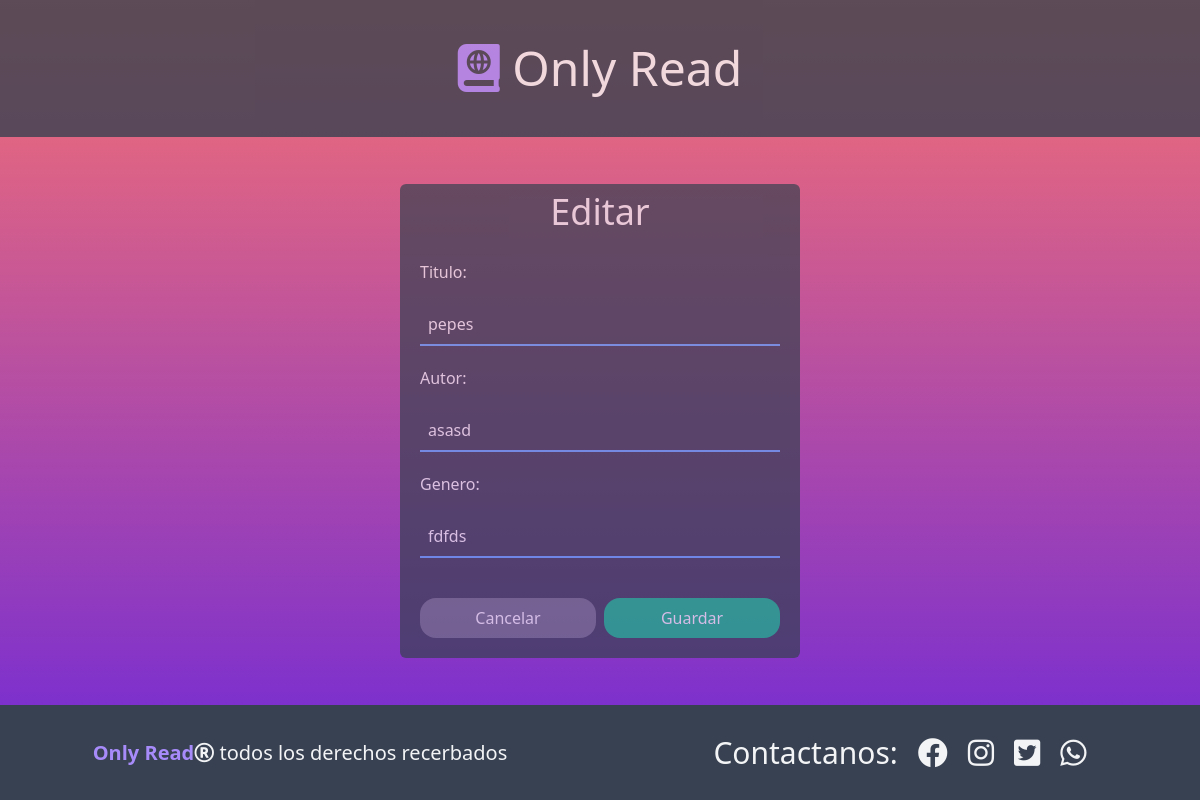
The app's page /libros/2/editar/, older data.
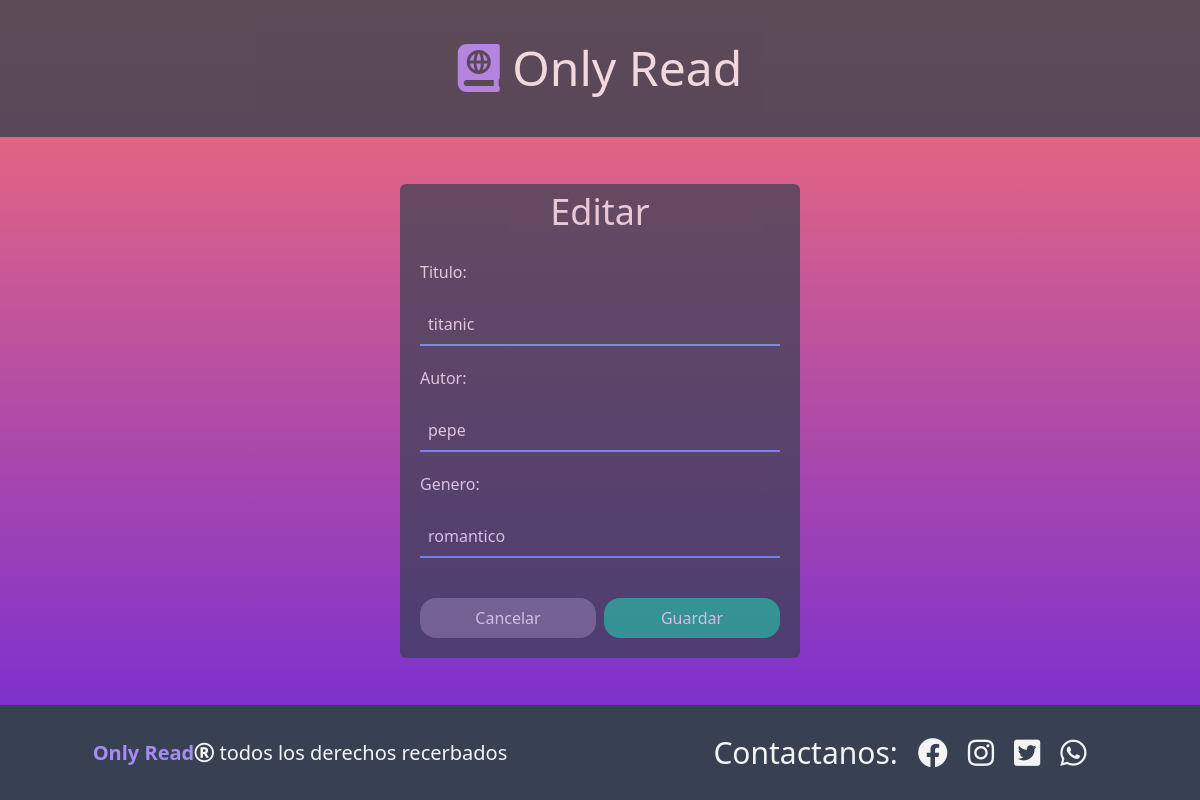
The same page, newer data.
### database_setup.py (models this page shows, shortened)
class Libro(Base):
    __tablename__ = 'libro'
    id = Column(Integer, primary_key=True)
    titulo = Column(String(250), nullable=False)
    autor = Column(String(250), nullable=False)
    genero = Column(String(250))

### app.py (the view)
@app.route("/libros/<int:libro_id>/editar/", methods=['GET', 'POST'])
def editarLibro(libro_id):
    libroEditado = session.query(Libro).filter_by(id=libro_id).one()
    if request.method == 'POST':
        if request.form['nombre'] and request.form['autor'] and request.form['genero']:
            libroEditado.titulo = request.form['nombre']
            libroEditado.autor = request.form['autor']
            libroEditado.genero = request.form['genero']
            session.commit()
            return redirect(url_for('mostrarLibros'))
    else:
        return render_template('editarLibro.html', libro=libroEditado)

### templates/editarLibro.html
{% extends 'main.html' %}
{% block content%}
<div class="flex w-full h-full">
    <div class="w-1/3 bg-gray-700 opacity-70 my-auto mx-auto rounded-md">
        <h2 class="text-gray-100 text-4xl text-center mt-2 mb-2">Editar</h2>
        <form action="{{ url_for('editarLibro',libro_id = libro.id)}}" method="post" class="flex flex-col text-gray-100 my-auto">
            <div class="flex flex-col flex-grow gap-5 m-5">
                    <label for="nombre">Titulo:</label>
                    <input type="text" name="nombre" value="{{libro.titulo }}" class="p-2 bg-gray-700 border-b-2 border-blue-400 form-control ">
                    <label for="nombre">Autor:</label>
                    <input type="text" name="autor" value="{{libro.autor }}"class="p-2 bg-gray-700 border-b-2 border-blue-400 form-control ">
                    <label for="nombre">Genero:</label>
                    <input type="text" name="genero" value="{{libro.genero }}"class="p-2 bg-gray-700 border-b-2 border-blue-400 form-control ">
                <div class="flex gap-2 text-center text-gray-100 h-full mt-5">
                    <a href="{{ url_for('mostrarLibros') }}" class="w-1/2 bg-gray-500 p-2 rounded-2xl">Cancelar</a>
                    <button type="submit" class="w-1/2 bg-green-500 p-2 rounded-2xl">Guardar</button>
                </div>
            </div>
        </form>
    </div>
</div>
{% endblock %}

Row changes from the older to the newer data that the page shows:
changed Libro: nombre "pepes" → "titanic"; autor "asasd" → "pepe"; genero "fdfds" → "romantico"
